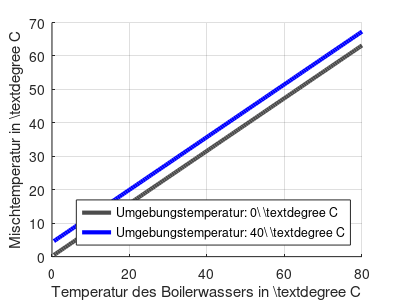
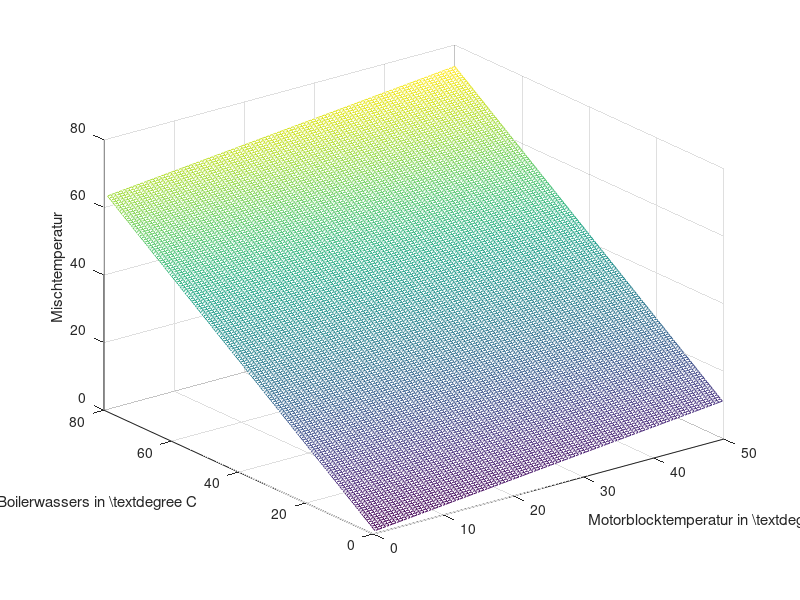

These charts were generated, in order, by the following MATLAB code:
% Temperaturberechnung / Q-Mansy / Kuehlwassermanagement
% 21.Juni.2014
% Version 1
%
% Berechnung der Mischtemperatur.
close all
clear all
clc


% Voreinstellungen
m_M = 100;        % Motormasse in kg
c_M = 0.45;       % Waermekapazitaet Eisen in kJ*(1/K)*K
T_M = 10;         % Temperatur des Motorblocks
m_W = 40;         % Masse des Boilerwassers
c_W = 4.18;       % Waermekapazitaet Wasser in kJ*(1/K)*K
T_W = 70;         % Temperatur des Boilerwassers

% Berechnen der Mischtemperatur
for k = 1:100     % Schleife zum variieren der Motorblocktemperatur 
  T_M(k) = k/2;
  for i = 1:160   % Schleife zum variieren der Boilertemperatur
    T_W(i) = i/2;
    T_X(i,k) = (m_M*c_M*T_M(k) + m_W*c_W*T_W(i))/(m_W*c_W + m_M*c_M);
  end
end

%% Plotten
%figure()
%plot(T_W, T_X(:,10))
%xlim([0 80])
%xlabel('Temperatur des Boilerwassers in C')
%ylabel('Mischtemperatur in C')
%grid on

figure()
[x,y] = meshgrid(T_M,T_W);
mesh(x,y,T_X);
xlabel('Motorblocktemperatur in \textdegree C');
ylabel('Temperatur des Boilerwassers in \textdegree C');
zlabel('Mischtemperatur');

figure()
hold on
Print1 = plot(T_W, T_X(:,1));
%Print2 = plot(T_W, T_X(:,10));
%Print3 = plot(T_W, T_X(:,20));
%Print4 = plot(T_W, T_X(:,30));
Print5 = plot(T_W, T_X(:,40));
set(Print1, 'linewidth', 3, 'Color', [.3 .3 .3]);
%set(Print2, 'linewidth', 2, 'Color', [0 1 1]);
%set(Print3, 'linewidth', 2, 'Color', [1 0 0]);
%set(Print4, 'linewidth', 2, 'Color', [0 1 0]);
set(Print5, 'linewidth', 3, 'Color', [0 0 1]);
xlim([0 80]);
xlabel('Temperatur des Boilerwassers in \textdegree C')
hLegend = legend([Print1 Print5], ...
                  'Umgebungstemperatur: 0\ \textdegree C',
                  'Umgebungstemperatur: 40\ \textdegree C',
                  'location', 'SouthEast');
ylabel('Mischtemperatur in \textdegree C')
grid on
set(gcf,'PaperUnits','inches','PaperPosition',[0 0 4 3])
print('Tempberechnung','-dtex','-r130');
